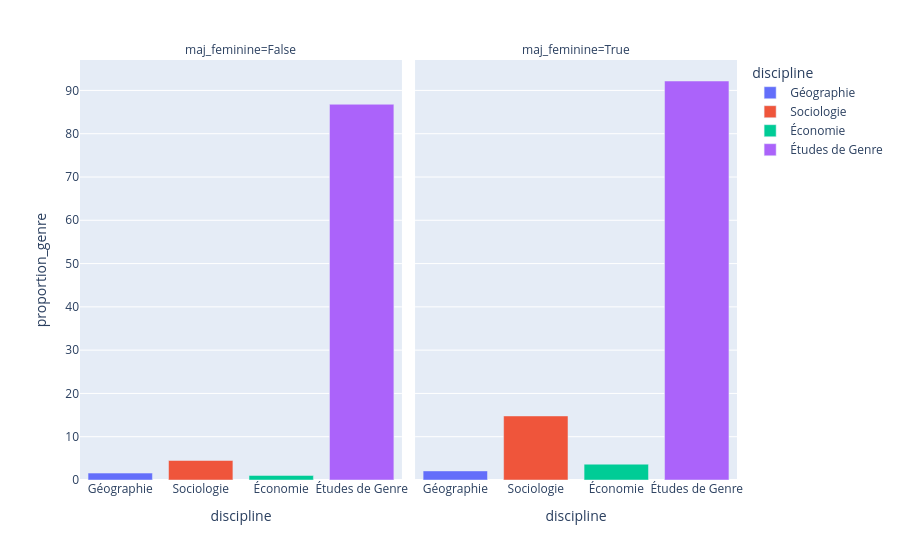

Notebook cell for this chart:
### Markdown cell above
Pour créer une mosaïque de graphes (*facet plots*) qui partagent certains axes et permettent de montrer des sous ensembles de notre jeu de donnée. Plotly rend la création de tels graphe très simple. En reprenant les exemples précédents, il suffit de spécifier le type de graphe que vous souhaitez dans les sous-graphe. En deuxième instance il suffit d'utiliser le paramètre `facet_col` qui permet de préciser quel variable utiliser pour distinguer les sous-graphes. Dans l'exemple ci dessous, on créé une grille de 2x1 pour montrer la part d'articles qui mentionnent le genre en fonction de la discipline et si cela a été écrit par une majorité de femmes ou une majorité d'hommes :

### Code cell
proportion_par_discipline_maj_feminine = df.\
    groupby(["maj_feminine","discipline"], as_index=False)[["genre"]].\
    agg(proportion_genre = ("genre", lambda x : 100 * x.mean()))

# Use px.bar() to indicate that we want to create bar charts
fig = px.bar(
    proportion_par_discipline_maj_feminine,
    x="discipline",
    y="proportion_genre",
    facet_col="maj_feminine",  # Use facet_col parameter to specify which field to split graph by
    color="discipline",
    # title="Add a title here",
)
fig.show()

### Figure 1 — Plotly figure (JSON) as saved in the notebook; plotly's stock layout.template omitted (floating-point values rounded to 4 significant figures)
{"data": [{"alignmentgroup": "True", "hovertemplate": "discipline=%{x}<br>maj_feminine=False<br>proportion_genre=%{y}<extra></extra>", "legendgroup": "Géographie", "marker": {"color": "#636efa", "pattern": {"shape": ""}}, "name": "Géographie", "offsetgroup": "Géographie", "orientation": "v", "showlegend": true, "textposition": "auto", "type": "bar", "x": ["Géographie"], "xaxis": "x", "y": [1.599], "yaxis": "y"}, {"alignmentgroup": "True", "hovertemplate": "discipline=%{x}<br>maj_feminine=True<br>proportion_genre=%{y}<extra></extra>", "legendgroup": "Géographie", "marker": {"color": "#636efa", "pattern": {"shape": ""}}, "name": "Géographie", "offsetgroup": "Géographie", "orientation": "v", "showlegend": false, "textposition": "auto", "type": "bar", "x": ["Géographie"], "xaxis": "x2", "y": [2.1], "yaxis": "y2"}, {"alignmentgroup": "True", "hovertemplate": "discipline=%{x}<br>maj_feminine=False<br>proportion_genre=%{y}<extra></extra>", "legendgroup": "Sociologie", "marker": {"color": "#EF553B", "pattern": {"shape": ""}}, "name": "Sociologie", "offsetgroup": "Sociologie", "orientation": "v", "showlegend": true, "textposition": "auto", "type": "bar", "x": ["Sociologie"], "xaxis": "x", "y": [4.509], "yaxis": "y"}, {"alignmentgroup": "True", "hovertemplate": "discipline=%{x}<br>maj_feminine=True<br>proportion_genre=%{y}<extra></extra>", "legendgroup": "Sociologie", "marker": {"color": "#EF553B", "pattern": {"shape": ""}}, "name": "Sociologie", "offsetgroup": "Sociologie", "orientation": "v", "showlegend": false, "textposition": "auto", "type": "bar", "x": ["Sociologie"], "xaxis": "x2", "y": [14.8], "yaxis": "y2"}, {"alignmentgroup": "True", "hovertemplate": "discipline=%{x}<br>maj_feminine=False<br>proportion_genre=%{y}<extra></extra>", "legendgroup": "Économie", "marker": {"color": "#00cc96", "pattern": {"shape": ""}}, "name": "Économie", "offsetgroup": "Économie", "orientation": "v", "showlegend": true, "textposition": "auto", "type": "bar", "x": ["Économie"], "xaxis": "x", "y": [1.056], "yaxis": "y"}, {"alignmentgroup": "True", "hovertemplate": "discipline=%{x}<br>maj_feminine=True<br>proportion_genre=%{y}<extra></extra>", "legendgroup": "Économie", "marker": {"color": "#00cc96", "pattern": {"shape": ""}}, "name": "Économie", "offsetgroup": "Économie", "orientation": "v", "showlegend": false, "textposition": "auto", "type": "bar", "x": ["Économie"], "xaxis": "x2", "y": [3.657], "yaxis": "y2"}, {"alignmentgroup": "True", "hovertemplate": "discipline=%{x}<br>maj_feminine=False<br>proportion_genre=%{y}<extra></extra>", "legendgroup": "Études de Genre", "marker": {"color": "#ab63fa", "pattern": {"shape": ""}}, "name": "Études de Genre", "offsetgroup": "Études de Genre", "orientation": "v", "showlegend": true, "textposition": "auto", "type": "bar", "x": ["Études de Genre"], "xaxis": "x", "y": [86.8], "yaxis": "y"}, {"alignmentgroup": "True", "hovertemplate": "discipline=%{x}<br>maj_feminine=True<br>proportion_genre=%{y}<extra></extra>", "legendgroup": "Études de Genre", "marker": {"color": "#ab63fa", "pattern": {"shape": ""}}, "name": "Études de Genre", "offsetgroup": "Études de Genre", "orientation": "v", "showlegend": false, "textposition": "auto", "type": "bar", "x": ["Études de Genre"], "xaxis": "x2", "y": [92.18], "yaxis": "y2"}], "layout": {"annotations": [{"font": {}, "showarrow": false, "text": "maj_feminine=False", "x": 0.245, "xanchor": "center", "xref": "paper", "y": 1, "yanchor": "bottom", "yref": "paper"}, {"font": {}, "showarrow": false, "text": "maj_feminine=True", "x": 0.755, "xanchor": "center", "xref": "paper", "y": 1, "yanchor": "bottom", "yref": "paper"}], "barmode": "relative", "legend": {"title": {"text": "discipline"}, "tracegroupgap": 0}, "margin": {"t": 60}, "xaxis": {"anchor": "y", "categoryarray": ["Géographie", "Sociologie", "Économie", "Études de Genre"], "categoryorder": "array", "domain": [0, 0.49], "title": {"text": "discipline"}}, "xaxis2": {"anchor": "y2", "categoryarray": ["Géographie", "Sociologie", "Économie", "Études de Genre"], "categoryorder": "array", "domain": [0.51, 1], "matches": "x", "title": {"text": "discipline"}}, "yaxis": {"anchor": "x", "domain": [0, 1], "title": {"text": "proportion_genre"}}, "yaxis2": {"anchor": "x2", "domain": [0, 1], "matches": "y", "showticklabels": false}}}
